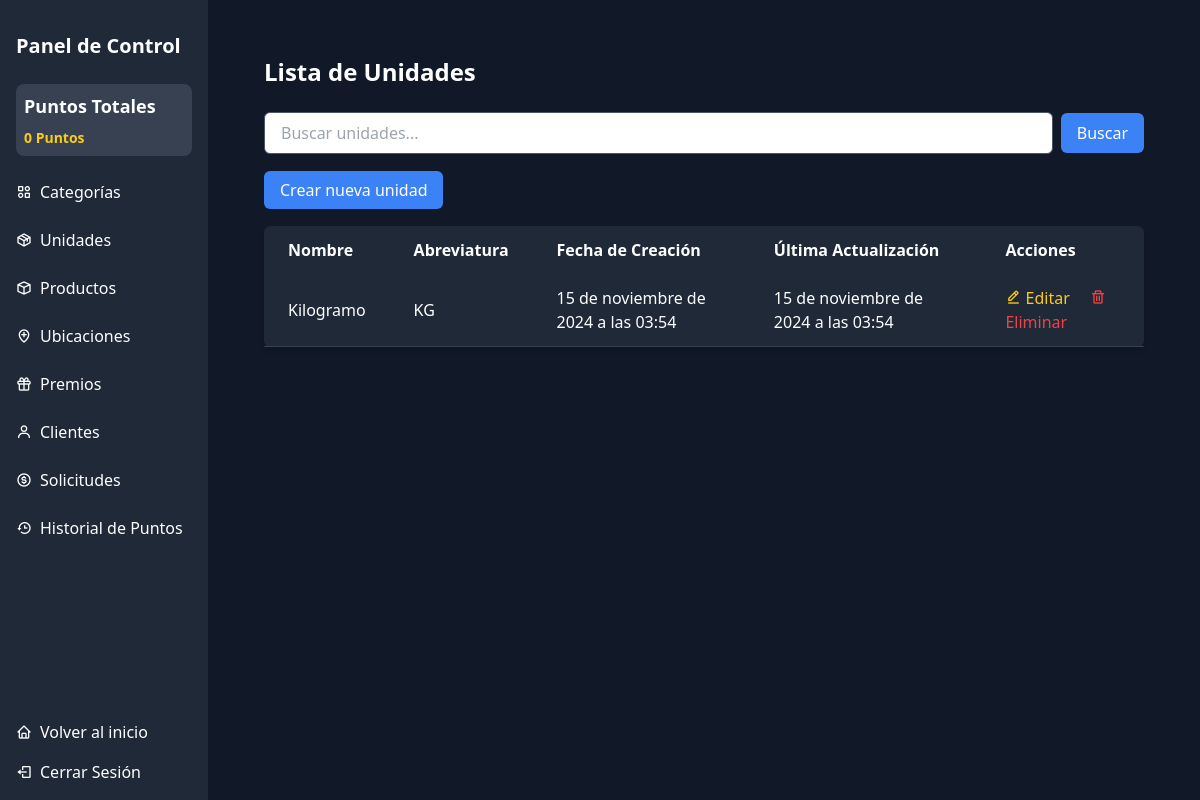
Page /dashboard/units/ (signed in) on the earlier database version.
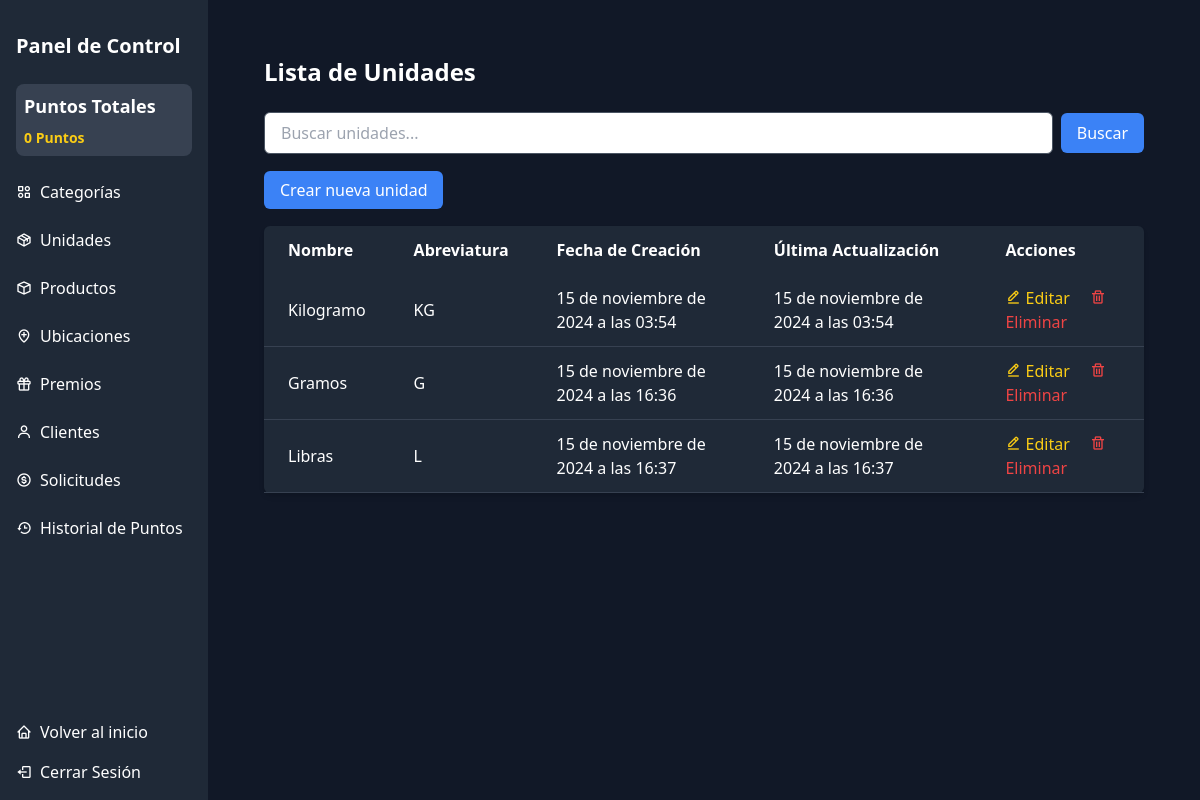
Same page on the later database version.
### core/dashboard/models.py (models this page shows, shortened)
class Units(models.Model):
    name = models.CharField(max_length=50, unique=True)
    abbreviation = models.CharField(max_length=10, unique=True)
    created_at = models.DateTimeField(auto_now_add=True)
    updated_at = models.DateTimeField(auto_now=True)
    created_by = models.ForeignKey(
        settings.AUTH_USER_MODEL,
        on_delete=models.SET_NULL,
        null=True,
        blank=True,
        related_name="created_units"
    )
    updated_by = models.ForeignKey(
        settings.AUTH_USER_MODEL,
        on_delete=models.SET_NULL,
        null=True,
        blank=True,
        related_name="updated_units"
    )
    class Meta:
        verbose_name = 'Unidad'
        verbose_name_plural = 'Unidades'

### core/dashboard/views/units.py (the view)
# urls.py: path('units/', units.UnitsListView.as_view(), name='unit_list'),
class UnitsListView(LoginRequiredMixin, ListView):
    model = Units
    template_name = 'core/dashboard/units/unit_list.html'
    context_object_name = 'units'
    def get_queryset(self):
        queryset = Units.objects.all()
        query = self.request.GET.get('q')
        if query:
            queryset = queryset.filter(description__icontains=query)
        return queryset

### core/dashboard/context_processors.py (called while the page is built)
def total_points(request):
    if request.user.is_authenticated:
        total_points = Points.objects.filter(user=request.user).aggregate(total=models.Sum('number'))['total'] or 0
        total_history_points = PointHistory.objects.filter(user=request.user).aggregate(total=models.Sum('points'))['total'] or 0
        total_points = total_history_points
    else:
        total_points = 0
    return {'total_points': total_points}

### templates/core/dashboard/units/unit_list.html (shortened to what this page needs)
{% extends 'components/base_dash.html' %}
{% block content %}
    <div class="container mx-auto p-6">
        <h2 class="text-2xl font-bold mb-6">Lista de Unidades</h2>
        <div class="mb-4">
            <form method="get" action="{% url 'dashboard:unit_list' %}" class="flex items-center">
                <input type="text" name="q" value="{{ request.GET.q }}" placeholder="Buscar unidades..." class="form-input px-4 py-2 rounded-md w-full border border-gray-600">
                <button type="submit" class="ml-2 bg-blue-500 text-white px-4 py-2 rounded-md hover:bg-blue-600">
                    Buscar
                </button>
            </form>
        </div>
        <div class="mt-6 mb-6">
            <a href="{% url 'dashboard:unit_create' %}" class="bg-blue-500 text-white px-4 py-2 rounded-md hover:bg-blue-600">Crear nueva unidad</a>
        </div>
        <table class="min-w-full bg-gray-800 text-white rounded-md shadow-md">
            <thead>
                <tr>
                    <th class="py-3 px-6 text-left">Nombre</th>
                    <th class="py-3 px-6 text-left">Abreviatura</th>
                    <th class="py-3 px-6 text-left">Fecha de Creación</th>
                    <th class="py-3 px-6 text-left">Última Actualización</th>
                    <th class="py-3 px-6 text-left">Acciones</th>
                </tr>
            </thead>
            <tbody>
                {% for unit in units %}
                    <tr class="border-b border-gray-700">
                        <td class="py-3 px-6">{{ unit.name }}</td>
                        <td class="py-3 px-6">{{ unit.abbreviation }}</td>
                        <td class="py-3 px-6">{{ unit.created_at }}</td>
                        <td class="py-3 px-6">{{ unit.updated_at }}</td>
                        <td class="py-3 px-6">
                            <a href="{% url 'dashboard:unit_edit' unit.id %}" class="text-yellow-400 hover:text-yellow-500 mr-4">
                                <i class="bx bx-edit-alt"></i> Editar
                            </a>
                            <a href="{% url 'dashboard:unit_delete' unit.id %}" class="text-red-500 hover:text-red-600">
                                <i class="bx bx-trash"></i> Eliminar
                            </a>
                        </td>
                    </tr>
                {% empty %}
                    <tr>
                        <td colspan="5" class="py-3 px-6 text-center">No hay unidades disponibles</td>
                    </tr>
                {% endfor %}
            </tbody>
        </table>
    </div>
{% endblock %}

Differences in the rows shown:
added Units: name "Gramos", abbreviation "G", created_at "15 de noviembre de 2024 a las 16:36", updated_at "15 de noviembre de 2024 a las 16:36"
added Units: name "Libras", abbreviation "L", created_at "15 de noviembre de 2024 a las 16:37", updated_at "15 de noviembre de 2024 a las 16:37"
